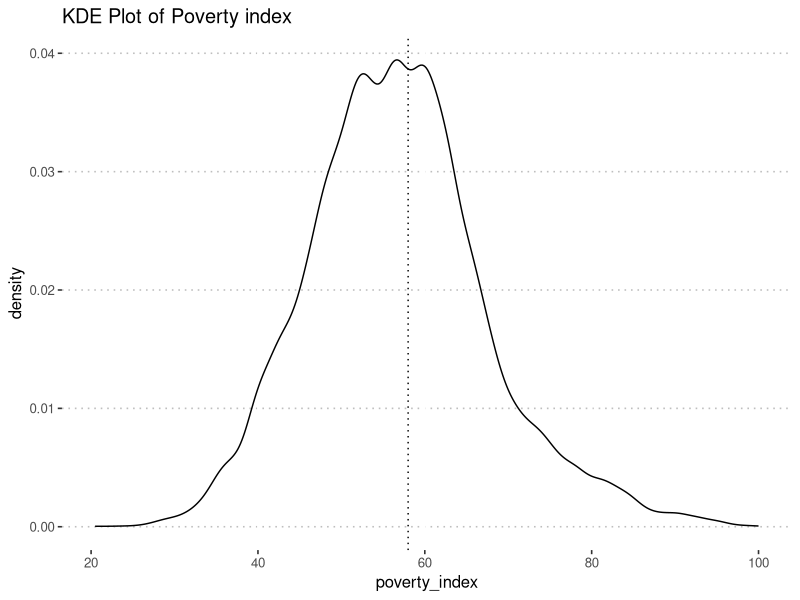

Write the R code that produced this figure. (Note: this script raises an error after producing the figure.)
## ---- chunk 1
packages <- c("tidyverse", "haven", "gtsummary", "ggpubr", "ggplot2", "rdrobust", "rddensity", "here");for(pack in packages){
  if(!require(pack, character.only = TRUE, quietly = TRUE)){
    install.packages(pack, dependencies = TRUE)
    require(pack, character.only = TRUE)
  }
  # Clean up the workspace
  rm(pack)
};theme_set(theme_pubclean())

## ---- chunk 2
#Load dataset
hisp_data <- read_dta(here("evaluation.dta"))
hisp_data <- hisp_data %>%
  mutate(D = ifelse(poverty_index > 58, "> 58", "<= 58"))

#Check whether there is any evidence of manipulation of the eligibility index 
ggplot(hisp_data, aes(x = poverty_index)) + 
  geom_vline(xintercept = 58, linetype = 'dotted') +
  geom_density()+
  ggtitle("KDE Plot of Poverty index")

# rdplotdensity(rdd = rddensity(hisp_data$poverty_index, c = 58), 
#               X = hisp_data$poverty_index, 
#               type = "both")
## ---- chunk 3
#Categorize > 58 and <= 58
hisp_data_treatment <- hisp_data %>%
  filter(treatment_locality == 1) 
#Can you apply a sharp RDD? 
rdplot(y = hisp_data_treatment$enrolled,
       x = hisp_data_treatment$poverty_index,
       c = 58,
       p = 1,
       nbins = c(58, 42),
       x.label = "Running variable (Poverty index)",
       y.label = "Outcome variable (Enrolled)"
)

# Plotting
ggplot(hisp_data_treatment, aes(y = enrolled, x = poverty_index, color = factor(D))) +
  geom_vline(xintercept = 58) +
  geom_point() +
  labs(x = "Poverty Index", y = "Enrolled")


## ---- chunk 4
# Normalize the poverty index at "0"
hisp_data_model <- hisp_data %>%
  mutate(poverty_index_left = ifelse(poverty_index <= 58, poverty_index - 58, 0),
         poverty_index_right = ifelse(poverty_index > 58, poverty_index - 58, 0)) %>%
  filter(round == 1 & treatment_locality == 1)

# Apply regression on a subset of data
reg_model <- lm(health_expenditures ~ poverty_index_left + poverty_index_right + eligible,
                data = hisp_data_model)

# Extract fitted values
hisp_data_model$he_pred1<- reg_model$fitted.values

# Plotting
ggplot(hisp_data_model, aes(x = poverty_index, y = he_pred1, color = factor(D))) +
  geom_point() + labs(x = "Poverty Index", y = "Predicted Health Expenditures")
## ---- chunk 5
rdd <- rdrobust(
  y = hisp_data_model$health_expenditures,
  x = hisp_data_model$poverty_index,
  c = 58
)

summary(rdd)
## ---- chunk 6
# Define the model formula
model_formula <- health_expenditures ~ eligible + poverty_index_left + poverty_index_right +
  age_hh + age_sp + educ_hh + educ_sp + female_hh + indigenous +
  hhsize + dirtfloor + bathroom + land + hospital_distance

# Filter the data and run the regression
reg_model_cov <- lm(model_formula, data = hisp_data_model)

# Summarize the regression results
summary(reg_model_cov)

## ---- chunk 7
# Generating higher order terms
hisp_data_model <- hisp_data_model %>%
  mutate(
    poverty_index_left2 = poverty_index_left^2,
    poverty_index_right2 = poverty_index_right^2,
    poverty_index_left3 = poverty_index_left^3,
    poverty_index_right3 = poverty_index_right^3,
    poverty_index_left4 = poverty_index_left^4,
    poverty_index_right4 = poverty_index_right^4
  )

# Define the model formula for regression with higher order terms
model_formula <- health_expenditures ~ eligible + poverty_index_left + poverty_index_right +
  poverty_index_left2 + poverty_index_right2 +
  poverty_index_left3 + poverty_index_right3 +
  poverty_index_left4 + poverty_index_right4

# Filter the data and run the regression
reg_model_cov_polynomial <- lm(model_formula, data = hisp_data_model)

# Summarize the regression results
summary(reg_model_cov_polynomial)

## ---- chunk 8
######################SLIDE 8####################################
hisp_data_model$he_pred2 <- reg_model_cov_polynomial$fitted.values

# Plotting
ggplot(hisp_data_model, aes(x = poverty_index, y = he_pred2, color = factor(D))) +
  geom_point() + labs(x = "Poverty Index", y = "Predicted Health Expenditures")

## ---- chunk 9
# Filter the data
filtered_data <- filter(hisp_data, round == 0 & treatment_locality == 1)

# Regression model
reg_model_false <- lm(health_expenditures ~ eligible + poverty_index, data = filtered_data)

# Generate predictions
filtered_data$he_pred3 <- reg_model_false$fitted.values

# Plotting the predictions
ggplot(filtered_data, aes(x = poverty_index, y = he_pred3, color = factor(D))) +
  geom_point() +
  labs(x = "Poverty Index", y = "Predicted Health Expenditures",
       title = "Predicted Health Expenditures vs. Poverty Index")

## ---- chunk 10
rdd <- rdrobust(
  y = filtered_data$health_expenditures,
  x = filtered_data$poverty_index,
  c = 58
)

summary(rdd)

